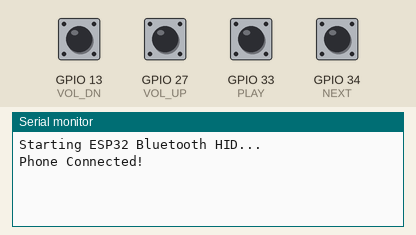
Simulated run of this sketch. Board: ESP32. Shown: the last lines printed to the serial monitor. The inputs (shaded band) are chosen by the test bench; at power-on: GPIO 13 (VOL_DN), GPIO 27 (VOL_UP), GPIO 33 (PLAY), GPIO 34 (NEXT) HIGH. USB keyboard and mouse output is not drawn.

Above: at 1.2 s.
1.3 s: GPIO 13 (VOL_DN) pulled LOW for 0.25 s
At 1.7 s:
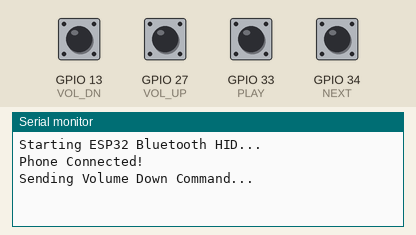
3.0 s: GPIO 27 (VOL_UP) pulled LOW for 0.25 s
At 4.4 s:
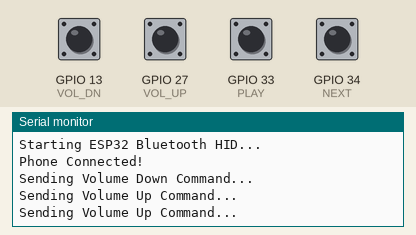
4.7 s: GPIO 33 (PLAY) pulled LOW for 0.25 s
At 5.8 s:
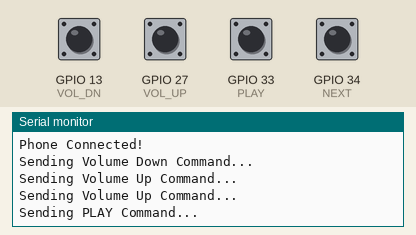
6.4 s: GPIO 34 (NEXT) pulled LOW for 0.25 s
At 7.4 s:
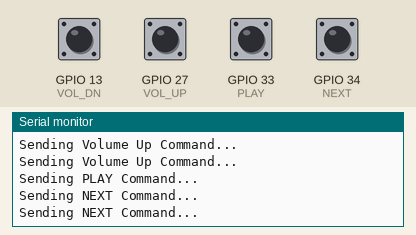

Measured:
- after the input at 1.3 s, the serial monitor: prints a new line after 0.10 s (image 1)
- after the input at 3.0 s, the serial monitor: prints a new line at once (image 2)
- after the input at 4.7 s, the serial monitor: prints a new line after 0.11 s (image 3)
- after the input at 6.4 s, the serial monitor: prints a new line at once (image 4)

The sketch:

media.ino
```cpp
#include <BleKeyboard.h>  // Include BLE Keyboard library

const int VOL_UP = 27;  // the number of the pushbutton pin
const int VOL_DN = 13;  // the number of the pushbutton pin
const int PLAY = 33;  // the number of the pushbutton pin
const int NEXT = 34;  // the number of the pushbutton pin


BleKeyboard bleKeyboard("ESP32_VOL_CONTROL", "ESP32", 100); // Bluetooth HID device name

void setup() {
  Serial.begin(115200);
  pinMode(VOL_UP, INPUT_PULLUP);
  pinMode(VOL_DN, INPUT_PULLUP);
  pinMode(PLAY, INPUT_PULLUP);
  pinMode(NEXT, INPUT_PULLUP);
  Serial.println("Starting ESP32 Bluetooth HID...");

  bleKeyboard.begin(); // Start HID mode

  while (!bleKeyboard.isConnected()) {  // Wait for phone to connect
    Serial.println("Waiting for phone connection...");
    delay(1000);
  }

  Serial.println("Phone Connected!");
}

void loop() {
  int VOL_UP_State = digitalRead(VOL_UP);
  int VOL_DN_State = digitalRead(VOL_DN);
  int PLAY_State = digitalRead(PLAY);
  int NEXT_State = digitalRead(NEXT);
  if (bleKeyboard.isConnected()) {

    if(VOL_UP_State == LOW)
    {
      Serial.println("Sending Volume Up Command...");
      bleKeyboard.write(KEY_MEDIA_VOLUME_UP); // Volume Up
    }

    if(VOL_DN_State == LOW)
    {
      Serial.println("Sending Volume Down Command...");
      bleKeyboard.write(KEY_MEDIA_VOLUME_DOWN); // Volume Down
    }
    if(PLAY_State == LOW)
    {
      Serial.println("Sending PLAY Command...");
      bleKeyboard.write(KEY_MEDIA_PLAY_PAUSE); // Volume Up
    }
    if(NEXT_State == LOW)
    {
      Serial.println("Sending NEXT Command...");
      bleKeyboard.write(KEY_MEDIA_NEXT_TRACK); // Volume Up
    }


    delay(200);

  }
}
```
